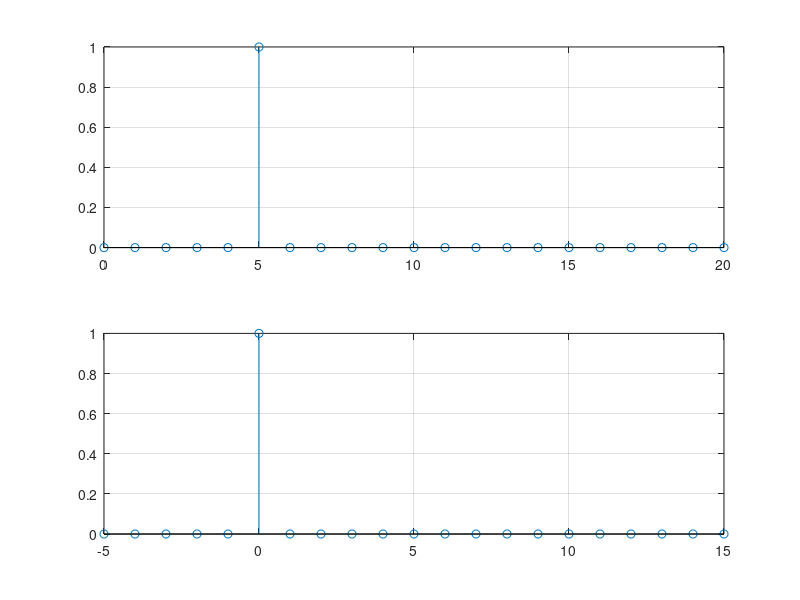
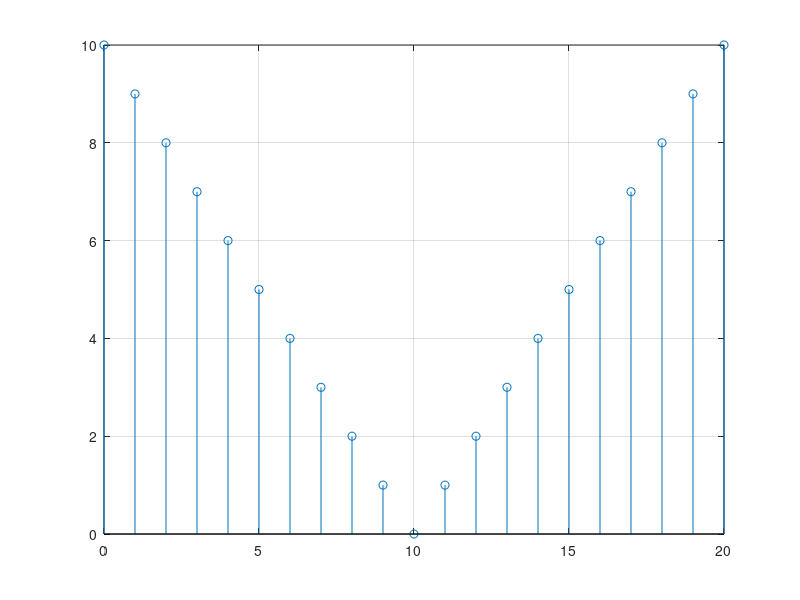
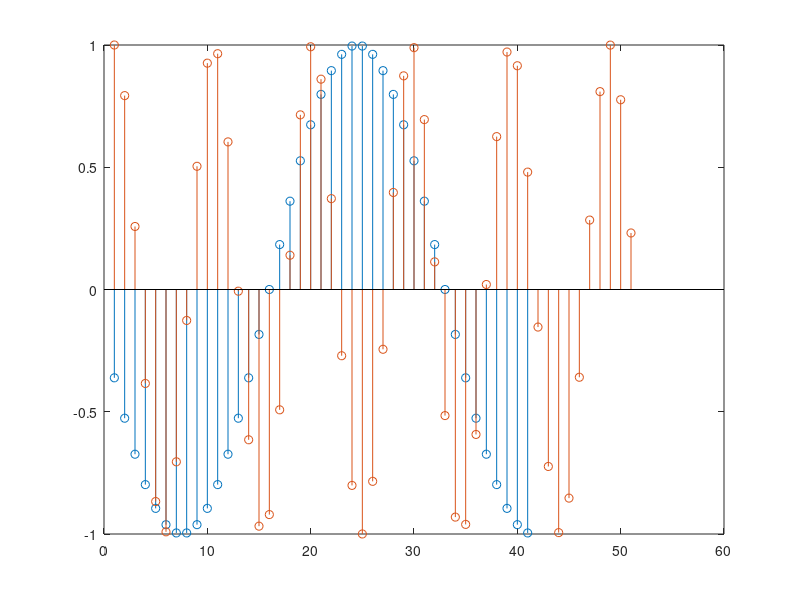
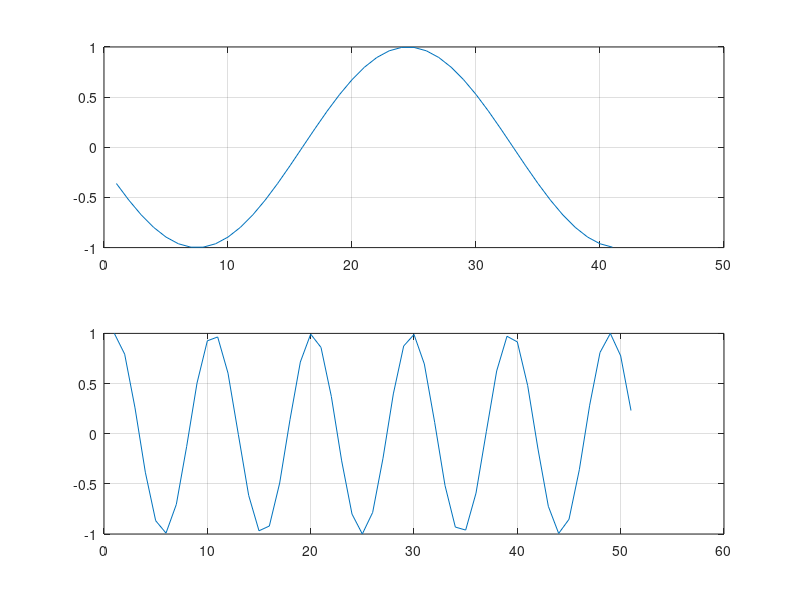

Write the MATLAB code that produced these figures, in order.
z = zeros (1, 21) % matrice 1x21 (vector) cu toate elem 0
z(6) = 1 % al 6lea elem din z devine 1
n = 0:20 % n e vector de la 0 la 20
m = -5:15 % m e vector de la -5 la 15
figure(1) %se deschide figura 1
subplot(2, 1, 1), stem(n, z), grid %in subfereastra 1 se face grafic stem pentru z si n, cu retea de linii prin grid
subplot(2, 1, 2), stem(m, z), grid %la fel, dar pentru subfereastra 2 si m in loc de n

%

t = abs (10 - n) % t e modul de 10-n
figure (2) %se deschide figura 2
stem(n, t), grid %grafic stem pt n si t

%

n1=-15:25; 
x1=sin (n1*pi/17);
n2=0:50;
x2=cos(n2*pi/sqrt(23));
figure(3)
stem(x1), grid %grafic stem pt x1
hold on %se pastreaza primul grafic
stem(x2), grid  % se adauga acest grafic pe aceeasi figura 
figure(4) 
subplot(2, 1, 1), plot(x1), grid %in subfereastra 1 grafic plot pt x1
subplot(2, 1, 2), plot(x2), grid %in subfereastra 2 grafic plot pt x2
figure(5)
subplot(2, 1, 1), stem(x1), grid %in subfereastra 1 grafic plot pt x1
subplot(2, 1, 2), stem(x2), grid %in subfereastra 2 grafic plot pt x2
